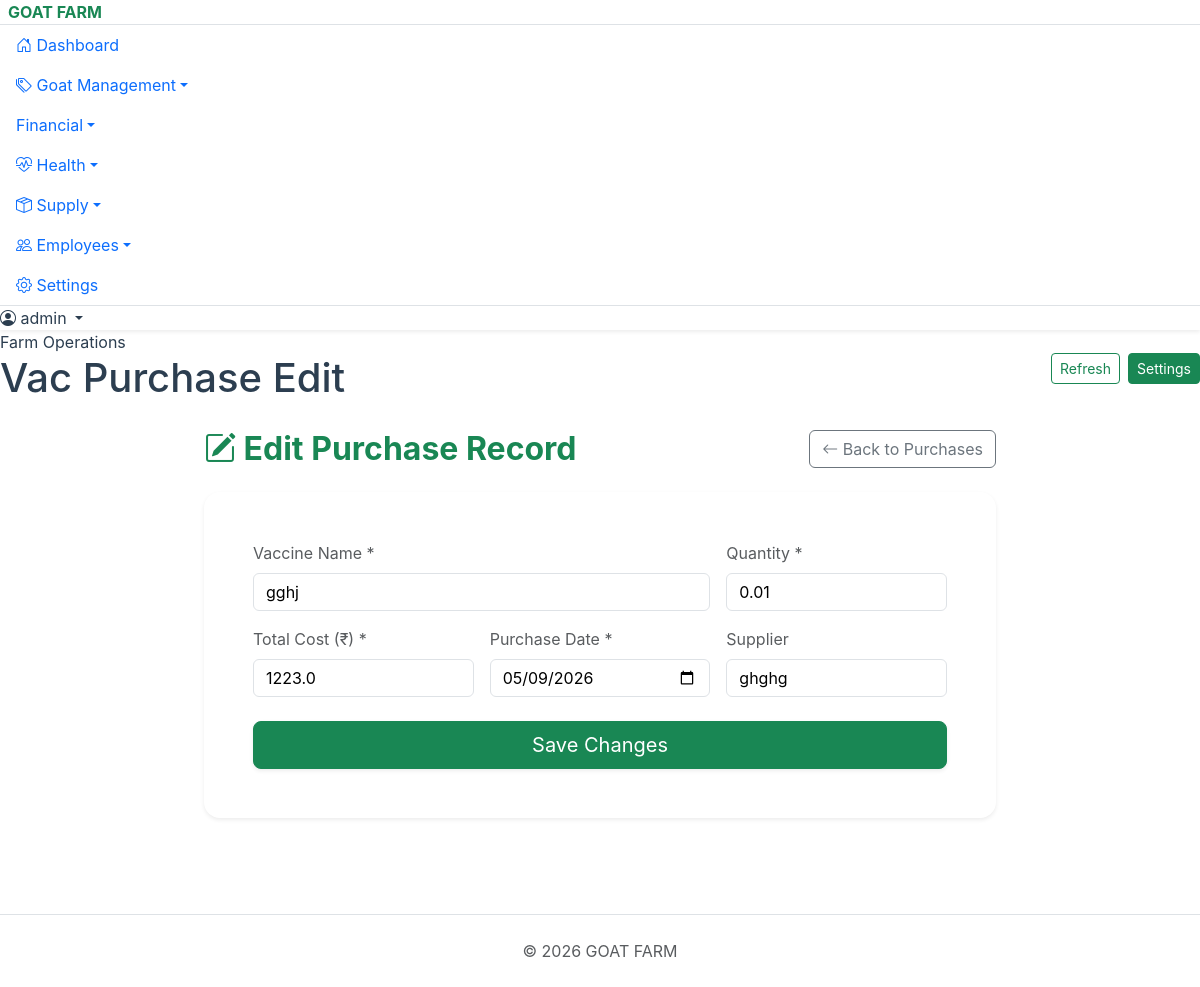
The app's page /vac_purchase_edit/1 (signed in), older data.
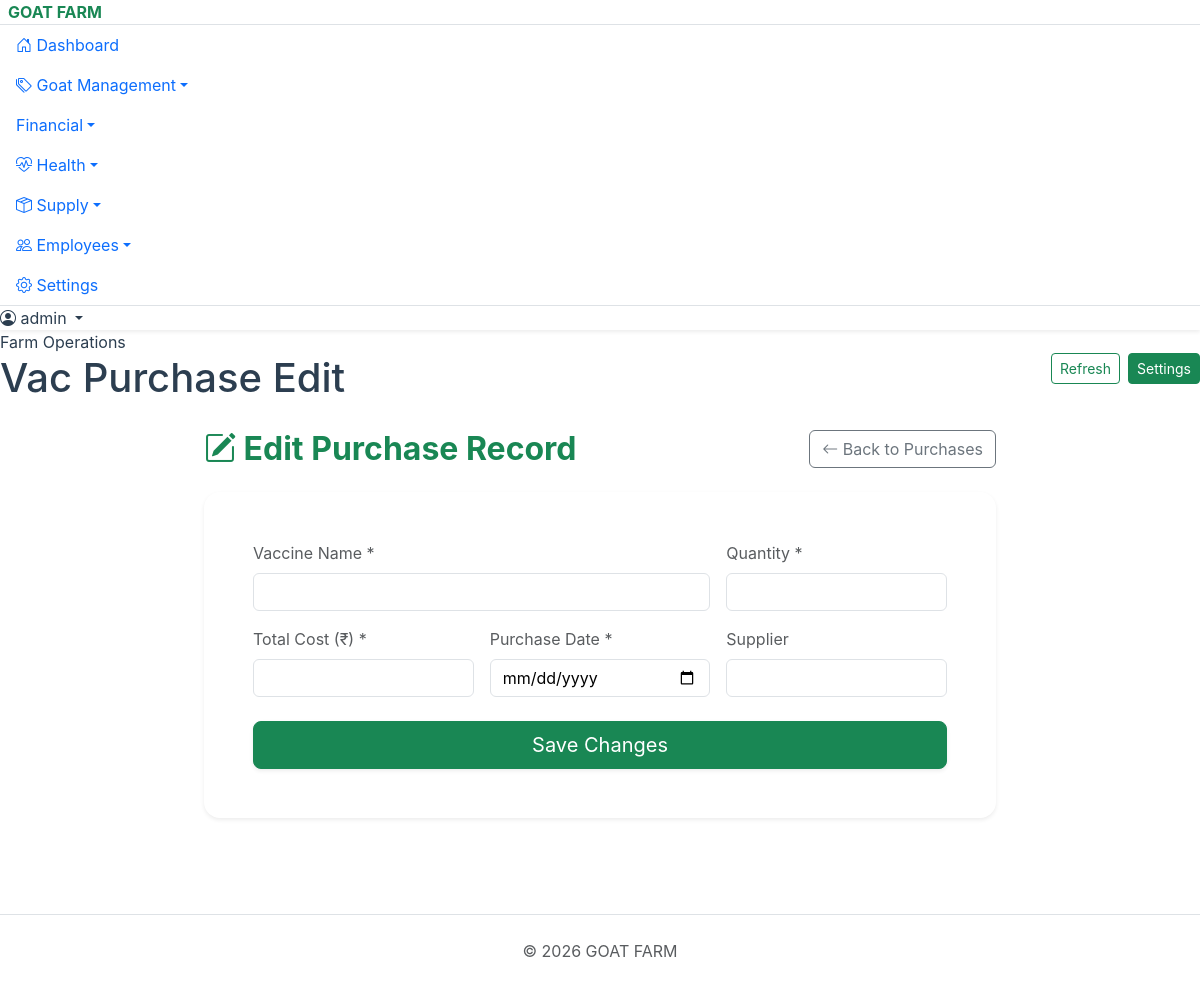
The same page, newer data.
### tables this page shows
CREATE TABLE vaccine_purchases (
                id INTEGER PRIMARY KEY AUTOINCREMENT,
                vaccine_name TEXT NOT NULL,
                quantity REAL NOT NULL,
                cost REAL NOT NULL,
                purchase_date DATE NOT NULL,
                supplier TEXT
            );

### Project_goatfarm.py (the view, shortened to what this page needs)
@app.route('/vac_purchase_edit/<int:id>', methods=['GET', 'POST'])
def vac_purchase_edit(id):
    db = get_db()
    record = db.execute('SELECT * FROM vaccine_purchases WHERE id = ?', (id,)).fetchone()
    return render_template('generic_purchase_edit.html', record=record, p_type='vac')

### Project_goatfarm.py (called while the page is built)
def get_db():
    conn = sqlite3.connect(DB_FILE)
    conn.row_factory = sqlite3.Row
    return conn

@app.before_request
def require_login():
    allowed_routes = ['login', 'static', 'register', 'verify_otp', 'goats', 'goat_detail']
    if request.endpoint not in allowed_routes and 'user_id' not in session:
        return redirect(url_for('login'))

### templates/generic_purchase_edit.html (shortened to what this page needs)
{% extends 'layout.html' %}
{% block content %}
<div class="row justify-content-center">
    <div class="col-lg-8">
        <div class="d-flex justify-content-between align-items-center mb-4">
            <h2 class="fw-bold text-success mb-0"><i class="bi bi-pencil-square"></i> Edit Purchase Record</h2>
            <a href="{{ url_for('purchases') }}" class="btn btn-outline-secondary"><i class="bi bi-arrow-left"></i> Back to Purchases</a>
        </div>
        <div class="card border-0 shadow-sm rounded-4 mb-5">
            <div class="card-body p-4 p-md-5">
                <form method="POST">
                    {% if p_type == 'feed' %}
                        <div class="row g-3 mb-3">
                            <div class="col-md-6"><label class="form-label text-muted">Feed Name *</label><input type="text" class="form-control" name="feed_name" value="{{ record.feed_name }}" required></div>
                            <div class="col-md-3"><label class="form-label text-muted">Quantity *</label><input type="number" step="0.01" class="form-control" name="quantity" value="{{ record.quantity }}" required></div>
                            <div class="col-md-3"><label class="form-label text-muted">Unit</label><input type="text" class="form-control" name="unit" value="{{ record.unit }}"></div>
                        </div>
                    {% elif p_type == 'vac' %}
                        <div class="row g-3 mb-3">
                            <div class="col-md-8"><label class="form-label text-muted">Vaccine Name *</label><input type="text" class="form-control" name="vaccine_name" value="{{ record.vaccine_name }}" required></div>
                            <div class="col-md-4"><label class="form-label text-muted">Quantity *</label><input type="number" step="0.01" class="form-control" name="quantity" value="{{ record.quantity }}" required></div>
                        </div>
                    {% endif %}
                    <div class="row g-3 mb-4">
                        <div class="col-md-4"><label class="form-label text-muted">Total Cost (₹) *</label><input type="number" step="0.01" class="form-control" name="cost" value="{{ record.cost }}" required></div>
                        <div class="col-md-4"><label class="form-label text-muted">Purchase Date *</label><input type="date" class="form-control" name="purchase_date" value="{{ record.purchase_date }}" required></div>
                        <div class="col-md-4"><label class="form-label text-muted">Supplier</label><input type="text" class="form-control" name="supplier" value="{{ record.supplier }}"></div>
                    </div>
                    <div class="col-12 mt-4">
                        <button type="submit" class="btn btn-success btn-lg w-100 shadow-sm">Save Changes</button>
                    </div>
                </form>
            </div>
        </div>
    </div>
</div>
{% endblock %}

Row changes from the older to the newer data that the page shows:
removed vaccine_purchases: vaccine_name "gghj", quantity "0.01", cost "1223.0", purchase_date "05/09/2026", supplier "ghghg"
